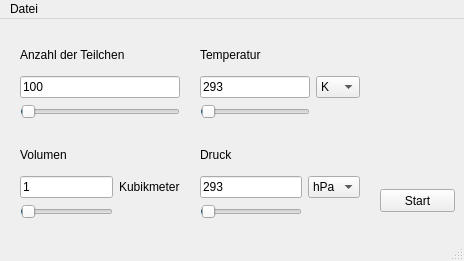
<?xml version="1.0" encoding="UTF-8"?>
<ui version="4.0">
 <class>Main_Menu</class>
 <widget class="QMainWindow" name="Main_Menu">
  <property name="geometry">
   <rect>
    <x>0</x>
    <y>0</y>
    <width>464</width>
    <height>261</height>
   </rect>
  </property>
  <property name="minimumSize">
   <size>
    <width>464</width>
    <height>261</height>
   </size>
  </property>
  <property name="maximumSize">
   <size>
    <width>464</width>
    <height>261</height>
   </size>
  </property>
  <property name="windowTitle">
   <string>Gas-Simulator</string>
  </property>
  <property name="windowIcon">
   <iconset>
    <normaloff>Icons/Main_Icon.png</normaloff>Icons/Main_Icon.png</iconset>
  </property>
  <property name="unifiedTitleAndToolBarOnMac">
   <bool>false</bool>
  </property>
  <widget class="QWidget" name="centralwidget">
   <widget class="QWidget" name="gridLayoutWidget">
    <property name="geometry">
     <rect>
      <x>20</x>
      <y>20</y>
      <width>160</width>
      <height>80</height>
     </rect>
    </property>
    <layout class="QGridLayout" name="gridLayout_N">
     <item row="3" column="0">
      <widget class="QSlider" name="horizontalSlider_N">
       <property name="maximum">
        <number>10000</number>
       </property>
       <property name="value">
        <number>100</number>
       </property>
       <property name="orientation">
        <enum>Qt::Horizontal</enum>
       </property>
      </widget>
     </item>
     <item row="2" column="0">
      <widget class="QLineEdit" name="lineEdit_N">
       <property name="text">
        <string>100</string>
       </property>
      </widget>
     </item>
     <item row="1" column="0">
      <widget class="QLabel" name="label_N">
       <property name="text">
        <string>Anzahl der Teilchen</string>
       </property>
      </widget>
     </item>
    </layout>
   </widget>
   <widget class="QWidget" name="gridLayoutWidget_2">
    <property name="geometry">
     <rect>
      <x>20</x>
      <y>120</y>
      <width>160</width>
      <height>80</height>
     </rect>
    </property>
    <layout class="QGridLayout" name="gridLayout_V">
     <item row="1" column="0">
      <widget class="QLabel" name="label_V">
       <property name="text">
        <string>Volumen</string>
       </property>
      </widget>
     </item>
     <item row="3" column="0">
      <widget class="QSlider" name="horizontalSlider_V">
       <property name="maximum">
        <number>10000</number>
       </property>
       <property name="value">
        <number>100</number>
       </property>
       <property name="orientation">
        <enum>Qt::Horizontal</enum>
       </property>
      </widget>
     </item>
     <item row="2" column="0">
      <widget class="QLineEdit" name="lineEdit_V">
       <property name="text">
        <string>1</string>
       </property>
      </widget>
     </item>
     <item row="2" column="1">
      <widget class="QLabel" name="label_V_Einheit">
       <property name="text">
        <string>Kubikmeter</string>
       </property>
      </widget>
     </item>
    </layout>
   </widget>
   <widget class="QWidget" name="gridLayoutWidget_3">
    <property name="geometry">
     <rect>
      <x>200</x>
      <y>20</y>
      <width>160</width>
      <height>80</height>
     </rect>
    </property>
    <layout class="QGridLayout" name="gridLayout_T">
     <item row="2" column="1">
      <widget class="QComboBox" name="comboBox_T">
       <item>
        <property name="text">
         <string>K</string>
        </property>
       </item>
       <item>
        <property name="text">
         <string>°C</string>
        </property>
       </item>
      </widget>
     </item>
     <item row="2" column="0">
      <widget class="QLineEdit" name="lineEdit_T">
       <property name="text">
        <string>293</string>
       </property>
      </widget>
     </item>
     <item row="3" column="0">
      <widget class="QSlider" name="horizontalSlider_T">
       <property name="maximum">
        <number>10000</number>
       </property>
       <property name="value">
        <number>100</number>
       </property>
       <property name="orientation">
        <enum>Qt::Horizontal</enum>
       </property>
      </widget>
     </item>
     <item row="1" column="0">
      <widget class="QLabel" name="label_T">
       <property name="text">
        <string>Temperatur</string>
       </property>
      </widget>
     </item>
    </layout>
   </widget>
   <widget class="QWidget" name="gridLayoutWidget_4">
    <property name="geometry">
     <rect>
      <x>200</x>
      <y>120</y>
      <width>160</width>
      <height>80</height>
     </rect>
    </property>
    <layout class="QGridLayout" name="gridLayout_p">
     <item row="2" column="1">
      <widget class="QComboBox" name="comboBox_p">
       <item>
        <property name="text">
         <string>hPa</string>
        </property>
       </item>
       <item>
        <property name="text">
         <string>kPa</string>
        </property>
       </item>
       <item>
        <property name="text">
         <string>bar</string>
        </property>
       </item>
      </widget>
     </item>
     <item row="3" column="0">
      <widget class="QSlider" name="horizontalSlider_p">
       <property name="maximum">
        <number>10000</number>
       </property>
       <property name="value">
        <number>100</number>
       </property>
       <property name="orientation">
        <enum>Qt::Horizontal</enum>
       </property>
      </widget>
     </item>
     <item row="1" column="0">
      <widget class="QLabel" name="label_p">
       <property name="text">
        <string>Druck</string>
       </property>
      </widget>
     </item>
     <item row="2" column="0">
      <widget class="QLineEdit" name="lineEdit_p">
       <property name="text">
        <string>293</string>
       </property>
      </widget>
     </item>
    </layout>
   </widget>
   <widget class="QPushButton" name="pushButton_Start">
    <property name="geometry">
     <rect>
      <x>380</x>
      <y>170</y>
      <width>75</width>
      <height>23</height>
     </rect>
    </property>
    <property name="text">
     <string>Start</string>
    </property>
   </widget>
   <zorder>gridLayoutWidget</zorder>
   <zorder>gridLayoutWidget_2</zorder>
   <zorder>gridLayoutWidget_3</zorder>
   <zorder>label_T</zorder>
   <zorder>gridLayoutWidget_4</zorder>
   <zorder>pushButton_Start</zorder>
  </widget>
  <widget class="QMenuBar" name="menubar">
   <property name="geometry">
    <rect>
     <x>0</x>
     <y>0</y>
     <width>464</width>
     <height>21</height>
    </rect>
   </property>
   <widget class="QMenu" name="menuDatei">
    <property name="title">
     <string>Datei</string>
    </property>
    <addaction name="actionSpeichern"/>
    <addaction name="action_ffnen"/>
    <addaction name="actionEinstellungen"/>
   </widget>
   <addaction name="menuDatei"/>
  </widget>
  <widget class="QStatusBar" name="statusbar"/>
  <action name="actionSpeichern">
   <property name="text">
    <string>Speichern</string>
   </property>
  </action>
  <action name="action_ffnen">
   <property name="text">
    <string>Öffnen</string>
   </property>
  </action>
  <action name="actionEinstellungen">
   <property name="text">
    <string>Einstellungen</string>
   </property>
  </action>
 </widget>
 <resources/>
 <connections/>
</ui>
